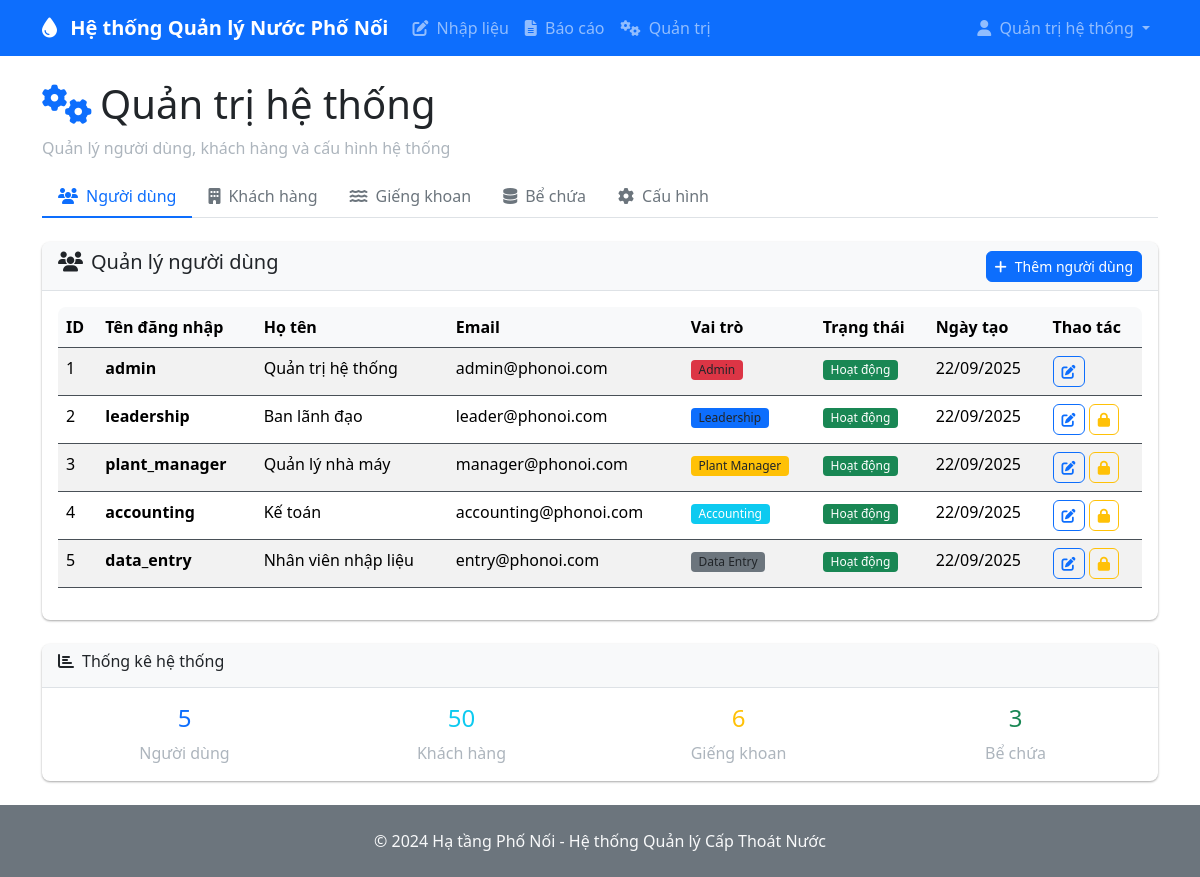
The page /admin (signed in) on the database its author committed.
### models.py (models this page shows)
class User(UserMixin, db.Model):
    id = db.Column(db.Integer, primary_key=True)
    username = db.Column(db.String(64), unique=True, nullable=False)
    email = db.Column(db.String(120), unique=True, nullable=False)
    password_hash = db.Column(db.String(256))
    role = db.Column(Enum(UserRole), nullable=False, default=UserRole.DATA_ENTRY)
    full_name = db.Column(db.String(120))
    created_at = db.Column(db.DateTime, default=datetime.utcnow)
    is_active = db.Column(db.Boolean, default=True)

### routes.py (the view)
@app.route('/admin')
@login_required
def admin():
    if not check_permissions(current_user.role, ['admin']):
        flash('You do not have permission to access this page', 'error')
        return redirect(url_for('dashboard'))
    users = User.query.all()
    customers = Customer.query.all()
    wells = Well.query.all()
    tanks = WaterTank.query.all()
    return render_template('admin.html', users=users, customers=customers, wells=wells, tanks=tanks)

### app.py (called while the page is built)
@login_manager.user_loader
def load_user(user_id):
    from models import User
    return User.query.get(int(user_id))

### utils.py (called while the page is built)
def check_permissions(user_role, allowed_roles):
    if user_role == UserRole.ADMIN:
        return True
    return user_role.value in allowed_roles

### templates/admin.html (shortened to what this page needs)
{% extends "base.html" %}
{% block content %}
<div class="row">
    <div class="col-12">
        <h1><i class="fas fa-cogs text-primary me-2"></i>Quản trị hệ thống</h1>
        <p class="text-muted">Quản lý người dùng, khách hàng và cấu hình hệ thống</p>
    </div>
</div>
<ul class="nav nav-tabs mb-4" id="adminTabs" role="tablist">
    <li class="nav-item" role="presentation">
        <button class="nav-link active" id="users-tab" data-bs-toggle="tab" data-bs-target="#users" type="button" role="tab">
            <i class="fas fa-users me-2"></i>Người dùng
        </button>
    </li>
    <li class="nav-item" role="presentation">
        <button class="nav-link" id="customers-tab" data-bs-toggle="tab" data-bs-target="#customers" type="button" role="tab">
            <i class="fas fa-building me-2"></i>Khách hàng
        </button>
    </li>
    <li class="nav-item" role="presentation">
        <button class="nav-link" id="wells-tab" data-bs-toggle="tab" data-bs-target="#wells" type="button" role="tab">
            <i class="fas fa-water me-2"></i>Giếng khoan
        </button>
    </li>
    <li class="nav-item" role="presentation">
        <button class="nav-link" id="tanks-tab" data-bs-toggle="tab" data-bs-target="#tanks" type="button" role="tab">
            <i class="fas fa-database me-2"></i>Bể chứa
        </button>
    </li>
    <li class="nav-item" role="presentation">
        <button class="nav-link" id="settings-tab" data-bs-toggle="tab" data-bs-target="#settings" type="button" role="tab">
            <i class="fas fa-cog me-2"></i>Cấu hình
        </button>
    </li>
</ul>
<div class="tab-content" id="adminTabsContent">
    <div class="tab-pane fade show active" id="users" role="tabpanel">
        <div class="card">
            <div class="card-header d-flex justify-content-between align-items-center">
                <h5><i class="fas fa-users me-2"></i>Quản lý người dùng</h5>
                <button class="btn btn-primary btn-sm" data-bs-toggle="modal" data-bs-target="#addUserModal">
                    <i class="fas fa-plus me-2"></i>Thêm người dùng
                </button>
            </div>
            <div class="card-body">
                <div class="table-responsive">
                    <table class="table table-striped">
                        <thead>
                            <tr>
                                <th>ID</th>
                                <th>Tên đăng nhập</th>
                                <th>Họ tên</th>
                                <th>Email</th>
                                <th>Vai trò</th>
                                <th>Trạng thái</th>
                                <th>Ngày tạo</th>
                                <th>Thao tác</th>
                            </tr>
                        </thead>
                        <tbody>
                            {% for user in users %}
                            <tr>
                                <td>{{ user.id }}</td>
                                <td><strong>{{ user.username }}</strong></td>
                                <td>{{ user.full_name or '-' }}</td>
                                <td>{{ user.email }}</td>
                                <td>
                                    <span class="badge bg-{% if user.role.value == 'admin' %}danger{% elif user.role.value == 'leadership' %}primary{% elif user.role.value == 'plant_manager' %}warning{% elif user.role.value == 'accounting' %}info{% else %}secondary{% endif %}">
                                        {{ user.role.value.replace('_', ' ').title() }}
                                    </span>
                                </td>
                                <td>
                                    {% if user.is_active %}
                                    <span class="badge bg-success">Hoạt động</span>
                                    {% else %}
                                    <span class="badge bg-secondary">Vô hiệu</span>
                                    {% endif %}
                                </td>
                                <td>{{ user.created_at.strftime('%d/%m/%Y') if user.created_at else '-' }}</td>
                                <td>
                                    <button class="btn btn-sm btn-outline-primary" title="Chỉnh sửa">
                                        <i class="fas fa-edit"></i>
                                    </button>
                                    {% if user.id != current_user.id %}
                                    <button class="btn btn-sm btn-outline-warning" title="Khóa/Mở khóa">
                                        <i class="fas fa-lock"></i>
                                    </button>
                                    {% endif %}
                                </td>
                            </tr>
                            {% endfor %}
                        </tbody>
                    </table>
                </div>
            </div>
        </div>
    </div>
</div>
<div class="row mt-4">
    <div class="col-12">
        <div class="card">
            <div class="card-header">
                <h6><i class="fas fa-chart-bar me-2"></i>Thống kê hệ thống</h6>
            </div>
            <div class="card-body">
                <div class="row">
                    <div class="col-md-3">
                        <div class="text-center">
                            <h4 class="text-primary">{{ users|length }}</h4>
                            <p class="text-muted mb-0">Người dùng</p>
                        </div>
                    </div>
                    <div class="col-md-3">
                        <div class="text-center">
                            <h4 class="text-info">{{ customers|length }}</h4>
                            <p class="text-muted mb-0">Khách hàng</p>
                        </div>
                    </div>
                    <div class="col-md-3">
                        <div class="text-center">
                            <h4 class="text-warning">{{ wells|length }}</h4>
                            <p class="text-muted mb-0">Giếng khoan</p>
                        </div>
                    </div>
                    <div class="col-md-3">
                        <div class="text-center">
                            <h4 class="text-success">{{ tanks|length }}</h4>
                            <p class="text-muted mb-0">Bể chứa</p>
                        </div>
                    </div>
                </div>
            </div>
        </div>
    </div>
</div>
{% endblock %}

### templates/base.html (shortened to what this page needs)
<!DOCTYPE html>
<html lang="vi" data-bs-theme="light">
<head>
    <link href="https://cdn.jsdelivr.net/npm/bootstrap@5.3.3/dist/css/bootstrap.min.css" rel="stylesheet">
    <link rel="stylesheet" href="https://cdnjs.cloudflare.com/ajax/libs/font-awesome/6.4.0/css/all.min.css">
    <link rel="stylesheet" href="{{ url_for('static', filename='css/custom.css') }}">
</head>
<body>
    <nav class="navbar navbar-expand-lg navbar-dark bg-primary">
        <div class="container">
            <a class="navbar-brand" href="{{ url_for('dashboard') }}">
                <i class="fas fa-tint me-2"></i>
                Hệ thống Quản lý Nước Phố Nối
            </a>
            <div class="collapse navbar-collapse" id="navbarNav">
                <ul class="navbar-nav me-auto">
                    {% if current_user.is_authenticated %}
                    {% if current_user.role.value in ['data_entry', 'plant_manager', 'admin'] %}
                    <li class="nav-item">
                        <a class="nav-link" href="{{ url_for('data_entry') }}">
                            <i class="fas fa-edit me-1"></i> Nhập liệu
                        </a>
                    </li>
                    {% endif %}
                    {% if current_user.role.value in ['accounting', 'plant_manager', 'leadership', 'admin'] %}
                    <li class="nav-item">
                        <a class="nav-link" href="{{ url_for('reports') }}">
                            <i class="fas fa-file-alt me-1"></i> Báo cáo
                        </a>
                    </li>
                    {% endif %}
                    {% if current_user.role.value == 'admin' %}
                    <li class="nav-item">
                        <a class="nav-link" href="{{ url_for('admin') }}">
                            <i class="fas fa-cogs me-1"></i> Quản trị
                        </a>
                    </li>
                    {% endif %}
                    {% endif %}
                </ul>
                {% if current_user.is_authenticated %}
                <ul class="navbar-nav">
                    <li class="nav-item dropdown">
                        <a class="nav-link dropdown-toggle" href="#" role="button" data-bs-toggle="dropdown">
                            <i class="fas fa-user me-1"></i> {{ current_user.full_name or current_user.username }}
                        </a>
                    </li>
                </ul>
                {% endif %}
            </div>
        </div>
    </nav>
    <main class="container my-4">
        {% block content %}{% endblock %}
    </main>
    <footer class="bg-secondary text-light py-4 mt-auto">
        <div class="container text-center">
            <p class="mb-0">&copy; 2024 Hạ tầng Phố Nối - Hệ thống Quản lý Cấp Thoát Nước</p>
        </div>
    </footer>
</body>
</html>

### static/css/custom.css (style rules this page uses)
.table-responsive { border-radius: 8px; overflow: hidden; }
.table th { border-top: none; font-weight: 600; background-color: var(--bs-light); }
.btn { border-radius: 6px; font-weight: 500; }
.card { border: none; box-shadow: 0 1px 3px rgba(0,0,0,0.12), 0 1px 2px rgba(0,0,0,0.24); border-radius: 8px; }
.card-header { background-color: var(--bs-light); border-bottom: 1px solid var(--bs-border-color); border-radius: 8px 8px 0 0 !important; }
.badge { font-weight: 500; border-radius: 4px; }
.navbar-brand { font-weight: 600; }
.nav-tabs .nav-link { border-radius: 8px 8px 0 0; border: none; color: var(--bs-secondary); }
.nav-tabs .nav-link.active { background-color: var(--bs-body-bg); border-bottom: 2px solid var(--bs-primary); color: var(--bs-primary); }
.text-muted { color: #adb5bd !important; }
.table { color: #e9ecef !important; }
.table th { color: #000000 !important; border-color: #495057 !important; }
.table td { border-color: #495057 !important; }
.badge { color: #212529 !important; }
.badge.bg-warning { color: #212529 !important; }
.badge.bg-info { color: #fff !important; }
.badge.bg-success { color: #fff !important; }

### rows shown on the page
User: full_name "Quản trị hệ thống", id "1", username "admin", email "admin@phonoi.com", role.value.replace "Admin", is_active "Hoạt động", created_at "22/09/2025"
User: id "2", username "leadership", full_name "Ban lãnh đạo", email "leader@phonoi.com", role.value.replace "Leadership", is_active "Hoạt động", created_at "22/09/2025"
User: id "3", username "plant_manager", full_name "Quản lý nhà máy", email "manager@phonoi.com", role.value.replace "Plant Manager", is_active "Hoạt động", created_at "22/09/2025"
User: id "4", username "accounting", full_name "Kế toán", email "accounting@phonoi.com", role.value.replace "Accounting", is_active "Hoạt động", created_at "22/09/2025"
User: id "5", username "data_entry", full_name "Nhân viên nhập liệu", email "entry@phonoi.com", role.value.replace "Data Entry", is_active "Hoạt động", created_at "22/09/2025"

### other values the page prints
{{ users|length }} "5"
{{ customers|length }} "50"
{{ wells|length }} "6"
{{ tanks|length }} "3"
